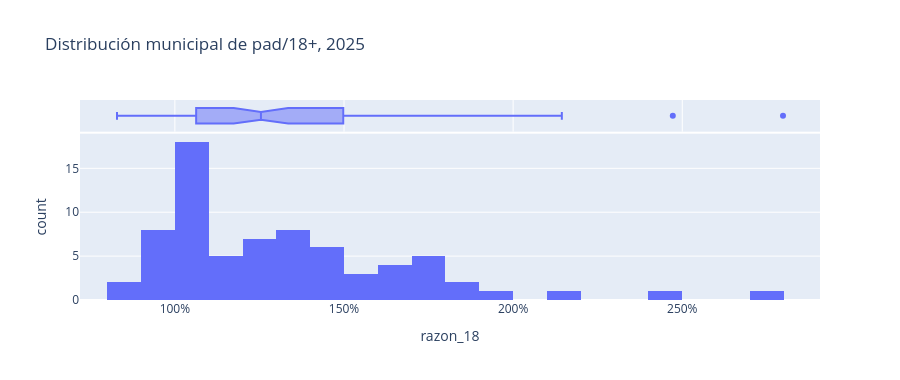

This figure's notebook cell:
### Markdown cell above
## 5. Distribución de razones y valores atípicos

### Code cell
fig = px.histogram(cmp_mun[cmp_mun.anio == ANIO], x="razon_18",
                   nbins=25, marginal="box",
                   title=f"Distribución municipal de pad/18+, {ANIO}")
fig.update_layout(height=380, xaxis_tickformat=".0%")
fig.show()

# evolución de la razón estatal vs tiempo, todos los años de cartografía
evol = estado[["razon_total", "razon_18"]].reset_index()
print("Correlación razón 18+ municipal vs tamaño municipal (log pob):")
sel["log_pob"] = sel.pob.clip(lower=1).apply(lambda x: x)
import numpy as np
print(np.corrcoef(np.log10(sel.pob.clip(lower=1)), sel.razon_18).round(3)[0, 1])

### Figure 1 — Plotly figure (JSON) as saved in the notebook; plotly's stock layout.template omitted (floating-point values rounded to 4 significant figures)
{"data": [{"bingroup": "x", "hovertemplate": "razon_18=%{x}<br>count=%{y}<extra></extra>", "legendgroup": "", "marker": {"color": "#636efa", "pattern": {"shape": ""}}, "name": "", "nbinsx": 25, "orientation": "v", "showlegend": false, "type": "histogram", "x": [1.323, 1.075, 1.082, 1.085, 1.171, 1.266, 1.358, 1.73, 1.777, 1.338, 1.414, 0.995, 1.095, 1.415, 1.63, 1.064, 0.9942, 0.9713, 1.019, 1.074, 1.872, 1.609, 1.33, 1.975, 1.105, 1.031, 1.068, 1.459, 1.049, 0.9183, 1.297, 1.693, 1.031, 1.677, 1.236, 1.062, 1.877, 1.167, 1.338, 1.32, 0.984, 1.027, 1.099, 2.798, 1.22, 0.8289, 0.9525, 1.293, 1.362, 1.45, 1.347, 1.181, 2.144, 1.731, 1.163, 0.9315, 1.579, 1.089, 1.082, 0.8747, 1.715, 1.718, 1.571, 1.418, 0.9302, 1.451, 1.536, 2.472, 1.243, 1.282, 1.045, 1.027], "xaxis": "x", "yaxis": "y"}, {"hovertemplate": "razon_18=%{x}<extra></extra>", "legendgroup": "", "marker": {"color": "#636efa"}, "name": "", "notched": true, "showlegend": false, "type": "box", "x": [1.323, 1.075, 1.082, 1.085, 1.171, 1.266, 1.358, 1.73, 1.777, 1.338, 1.414, 0.995, 1.095, 1.415, 1.63, 1.064, 0.9942, 0.9713, 1.019, 1.074, 1.872, 1.609, 1.33, 1.975, 1.105, 1.031, 1.068, 1.459, 1.049, 0.9183, 1.297, 1.693, 1.031, 1.677, 1.236, 1.062, 1.877, 1.167, 1.338, 1.32, 0.984, 1.027, 1.099, 2.798, 1.22, 0.8289, 0.9525, 1.293, 1.362, 1.45, 1.347, 1.181, 2.144, 1.731, 1.163, 0.9315, 1.579, 1.089, 1.082, 0.8747, 1.715, 1.718, 1.571, 1.418, 0.9302, 1.451, 1.536, 2.472, 1.243, 1.282, 1.045, 1.027], "xaxis": "x2", "yaxis": "y2"}], "layout": {"barmode": "relative", "height": 380, "legend": {"tracegroupgap": 0}, "title": {"text": "Distribución municipal de pad/18+, 2025"}, "xaxis": {"anchor": "y", "domain": [0.0, 1.0], "tickformat": ".0%", "title": {"text": "razon_18"}}, "xaxis2": {"anchor": "y2", "domain": [0.0, 1.0], "matches": "x", "showgrid": true, "showticklabels": false}, "yaxis": {"anchor": "x", "domain": [0.0, 0.8316], "title": {"text": "count"}}, "yaxis2": {"anchor": "x2", "domain": [0.8416, 1.0], "matches": "y2", "showgrid": false, "showline": false, "showticklabels": false, "ticks": ""}}}
